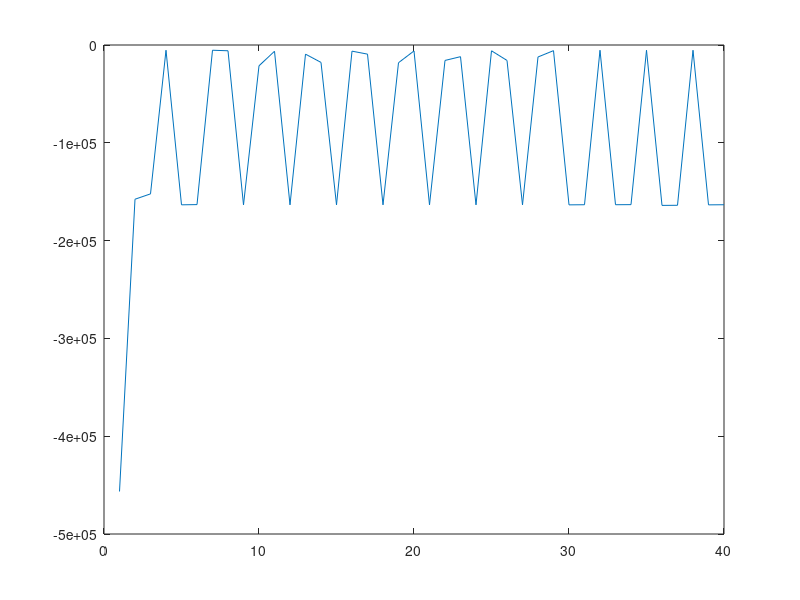
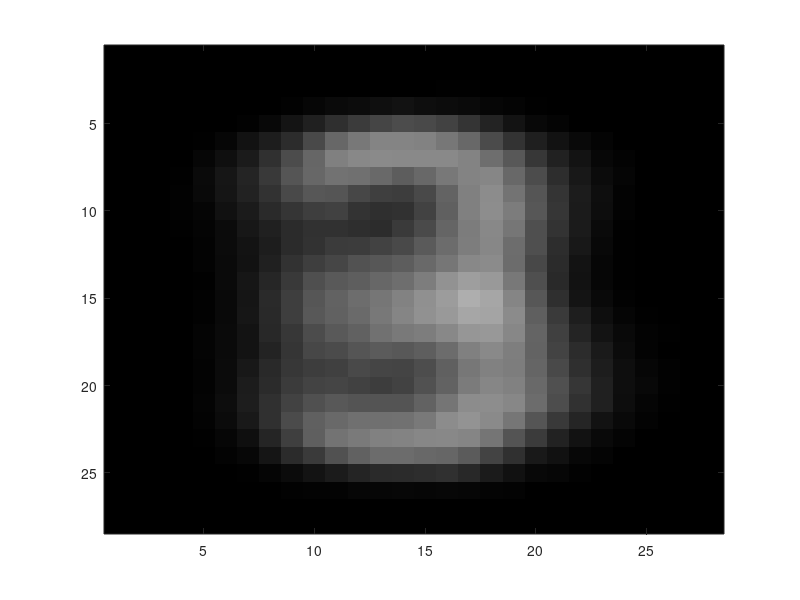
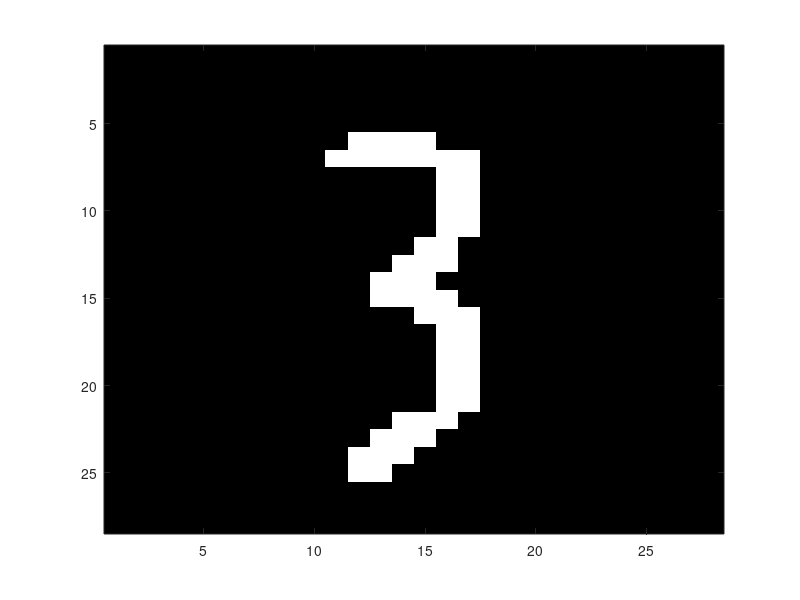
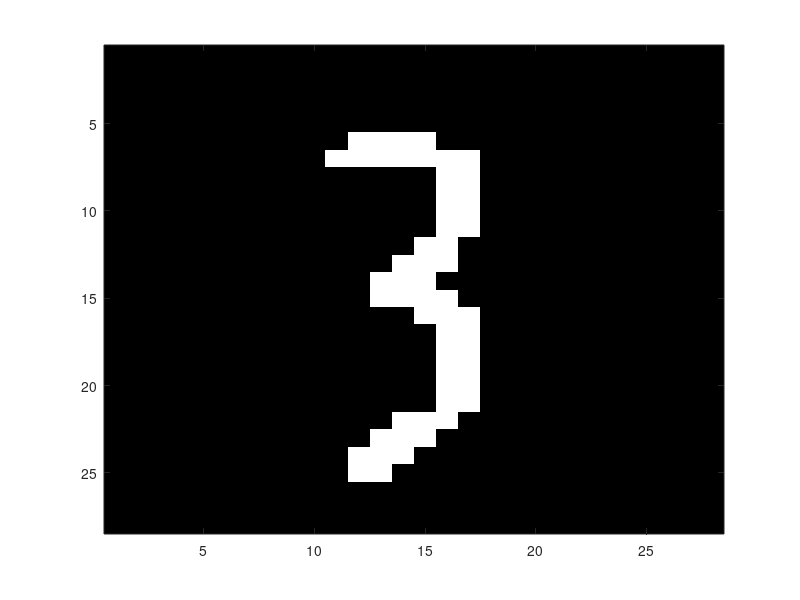

Here is the MATLAB script that generated these plots, in order:
clc
clear

%%
N = 800; D = 28*28; X = uint8(zeros(N,D));
fid = fopen ('a012_images.dat', 'r');
for i = 1:N
    X(i,:)  = fread(fid, [D], 'uint8');
end;
status = fclose(fid);

BW_map=[1,1,1; 0,0,0]; 
dims = sqrt(D);

for i = 1:10
% 	figure
% 	image(reshape(X(i,:),[28,28]))
%     colormap(BW_map);
end

X = double(X);
%% Bernoulli MM
clc
% clearvars -except X
% number of clusters
K = 3;
N = size(X,1);
dims = size(X,2);
pis = zeros(1,K) + 1/K; %responsibilities

%% log likelihood + E Step
cycles = 40;
reps = 1;
loglik = zeros(cycles,reps);

% for rep = 1:reps
mus = rand(K, dims)/2+0.25;
% sigmas = repmat(eye(4)*(4*rand()+2),1,1,K);

respb = zeros(N,K);
%%
for i = 1:cycles
    pi_log_pX = zeros(K,N);
    pi_pX = zeros(K,N);
    respb = zeros(K,N);  
    for k = 1:K
        log_pX_k = log(binopdf(X, 1, repmat(mus(k,:), N,1)));
        log_pX_k(log_pX_k == -Inf) = 0;
        sum_log_pX_k = sum(log_pX_k,2);
        pi_log_pX(k,:) = (log(pis(k))+sum_log_pX_k)';
        pi_pX(k,:) = (pis(k) * exp(sum_log_pX_k))';
    end
    
    for k = 1:K
        respb(k,:) = pi_pX(k,:)./sum(pi_pX);
        Nk = sum(respb(k,:),2);
        pis(k) = Nk/N;
        mus(k,:) = (respb(k,:)*X)/Nk;
    end
    
    %% calculate log prob
    loglik(i) = sum(sum(respb.*pi_log_pX));
    
    %% M Step
end
% end
plot(1:length(loglik),loglik)

%%

for k = 1:K
	img = mus(k,:)*255;
    figure;
    image(reshape(img,[28,28]))
    colormap(gray(255));
end

%% figure out class assignments and plot
classignments = round(respb);
classignments(1,:) = classignments(1,:)*2;
classignments(2,:) = classignments(2,:)*4;
classignments(3,:) = classignments(3,:)*3;
labels = sum(classignments)';

%% assign classes to new datapoints
fid = fopen ('a012_labels.dat', 'r');
Z = fread(fid, N, 'uint8');

